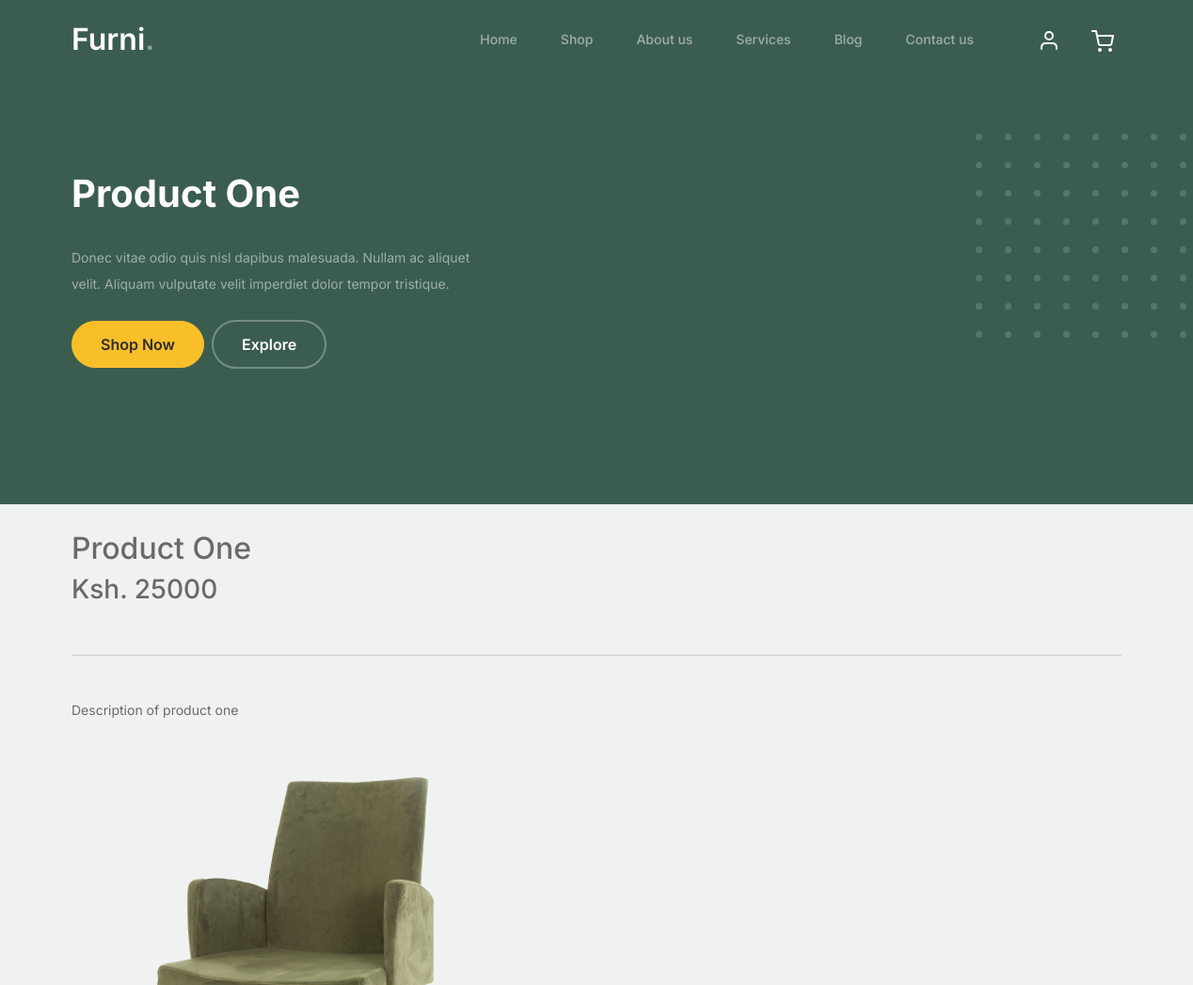
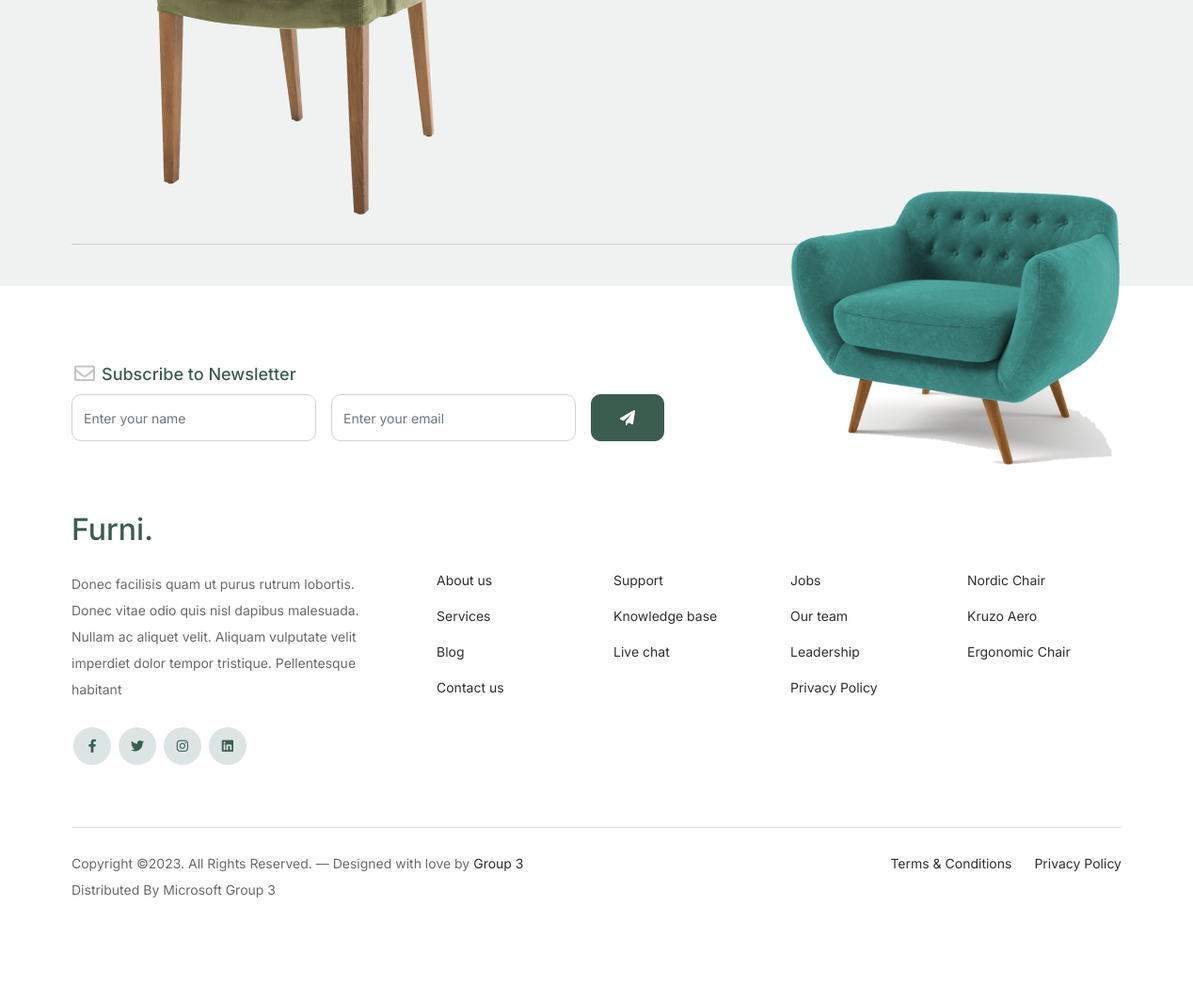
Screenshot of /singleproduct/1 with the database file from the repository (2 pictures, top to bottom).
### client/models.py (models this page shows, shortened)
class Product(models.Model):
    name = models.CharField(max_length=60, blank=False, null=False)
    price = models.IntegerField()
    description = models.TextField()
    image = models.ImageField(upload_to="uploads/products", default="uploads/products/profile.png")

### client/views.py (the view)
# urls.py: path('singleproduct/<id>', views.singleproduct, name="Singleproduct")
def singleproduct(request, id):
    singleproductpost = Product.objects.get(id=id)
    return render(request, 'singleproduct.html', {'singleproductpost': singleproductpost})

### client/templates/singleproduct.html (shortened to what this page needs)
{% extends 'layout.html' %}
{% load static %}
{% block hero %}
    <h1>{{ singleproductpost.name }}</h1>
{% endblock %}
{% block section %}
    <div class="container">
        <br>
        <h2>{{ singleproductpost.name }}</h2>
        <h3>Ksh. {{ singleproductpost.price }}</h3>
        <br>
        <hr>
        <br>
        <p>{{ singleproductpost.description }}</p>
        <br>
        <img src="/media/{{ singleproductpost.image }}" alt="">
        <br>
        <hr>
        <br>
    </div>
{% endblock %}

### client/static/css/style.css (style rules this page uses)
body { overflow-x: hidden; position: relative; }
body { font-family: "Inter", sans-serif; font-weight: 400; line-height: 28px; color: #6a6a6a; font-size: 14px; background-color: #eff2f1; }
.hero h1 { font-weight: 700; color: #ffffff; margin-bottom: 30px; }

### rows the page displays
Product: name "Product One", price "25000", description "Description of product one", image (picture)
